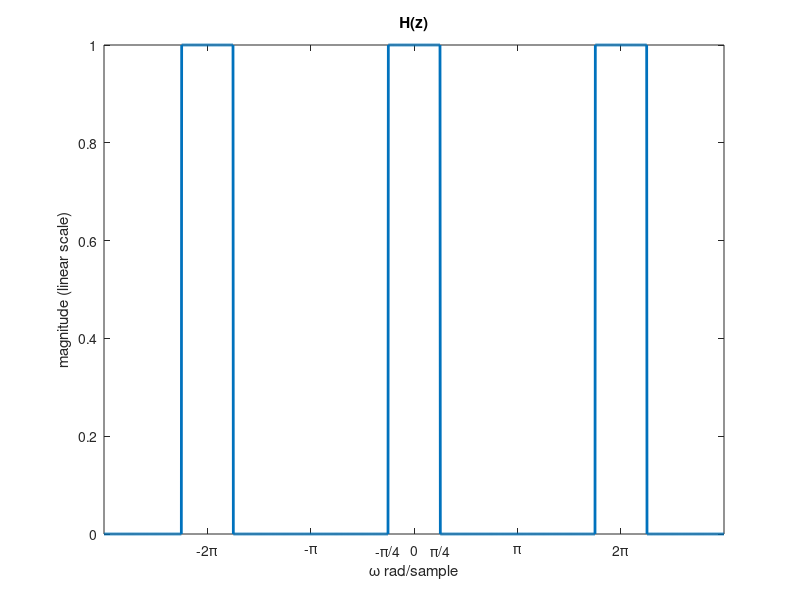
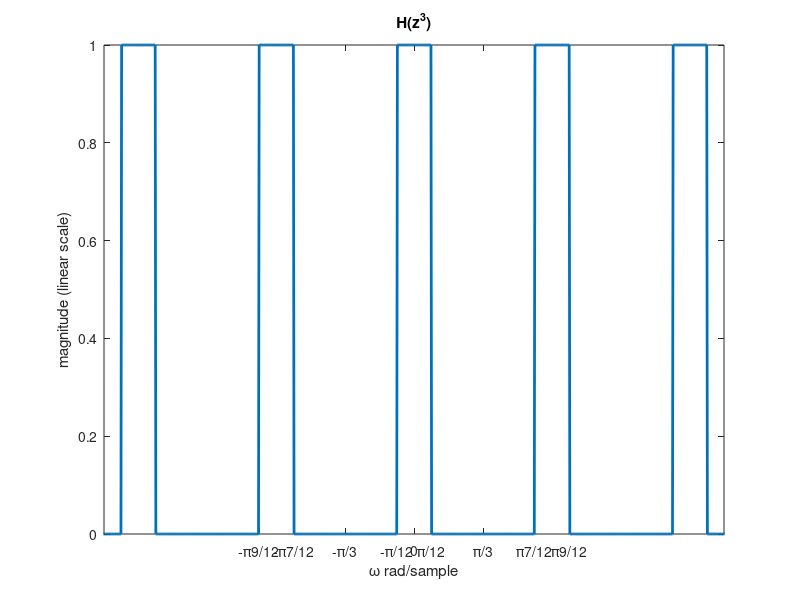
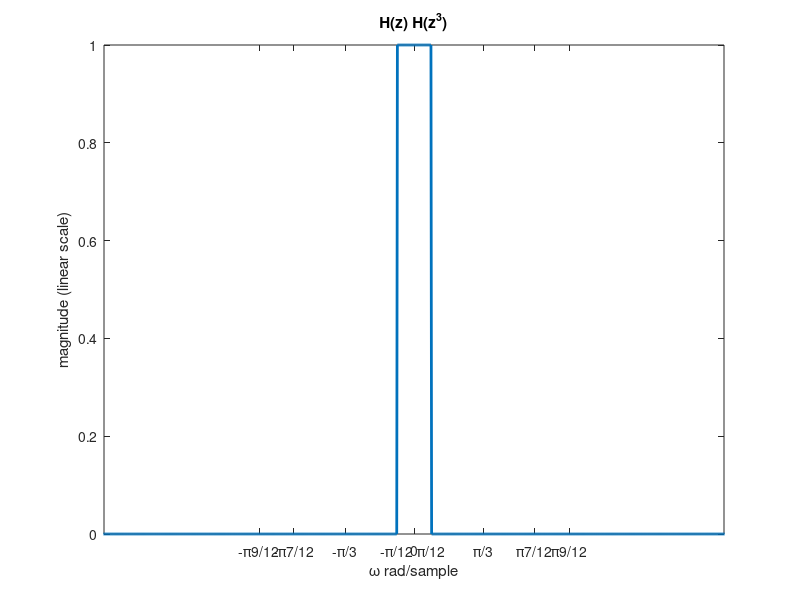
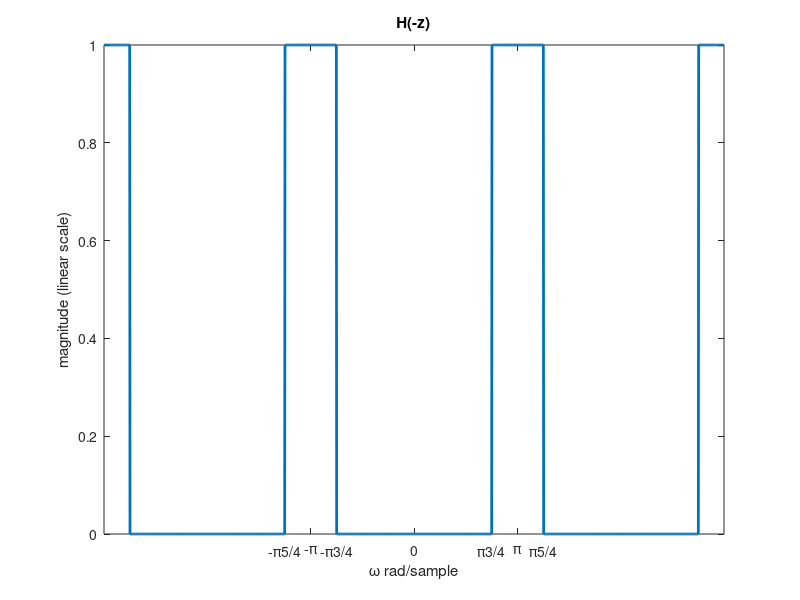

Write the MATLAB code that produced these figures, in order.
clear;
close all;

omega = -3*pi:0.01:3*pi;

% H(z)
y1 = square(omega+pi/4, 100/4)/2 + 0.5;

figure;
plot(omega, y1, 'LineWidth', 2);

set(gca,...
    'xlim', [min(omega) max(omega)],...
    'xtick', [-2*pi -pi -pi/4 0 pi/4 pi 2*pi],...
    'xticklabel', {'-2\pi' '-\pi' '-\pi/4' '0' '\pi/4' '\pi' '2\pi'});
set (gcf, 'Position', [500 500 900 420]);
title('H(z)');
xlabel('\omega rad/sample');
ylabel('magnitude (linear scale)');

% H(z^3)
y2 = square((omega+pi/12)*3, 100/12*3)/2 + 0.5;

figure;
plot(omega, y2, 'LineWidth', 2);

set(gca,...
    'xlim', [min(omega)/2 max(omega)/2],...
    'xtick', [-pi*9/12 -pi*7/12 -pi/3 -pi/12 0 pi/12 pi/3 pi*7/12 pi*9/12],...
    'xticklabel', {'-\pi9/12' '-\pi7/12' '-\pi/3' '-\pi/12' '0' '\pi/12' '\pi/3' '\pi7/12' '\pi9/12'});
set (gcf, 'Position', [500 500 900 420]);
title('H(z^3)');
xlabel('\omega rad/sample');
ylabel('magnitude (linear scale)');

% H(z) H(z^3)
figure;
plot(omega, y1 .* y2, 'LineWidth', 2);

set(gca,...
    'xlim', [min(omega)/2 max(omega)/2],...
    'xtick', [-pi*9/12 -pi*7/12 -pi/3 -pi/12 0 pi/12 pi/3 pi*7/12 pi*9/12],...
    'xticklabel', {'-\pi9/12' '-\pi7/12' '-\pi/3' '-\pi/12' '0' '\pi/12' '\pi/3' '\pi7/12' '\pi9/12'});
set (gcf, 'Position', [500 500 900 420]);
title('H(z) H(z^3)');
xlabel('\omega rad/sample');
ylabel('magnitude (linear scale)');

% H(-z)
y3 = square((omega+pi/4)+pi, 100/4)/2 + 0.5;

figure;
plot(omega, y3, 'LineWidth', 2);

set(gca,...
    'xlim', [min(omega) max(omega)],...
    'xtick', [-pi*5/4 -pi -pi*3/4 0 pi*3/4 pi pi*5/4],...
    'xticklabel', {'-\pi5/4' '-\pi' '-\pi3/4' '0' '\pi3/4' '\pi' '\pi5/4'});
set (gcf, 'Position', [500 500 900 420]);
title('H(-z)');
xlabel('\omega rad/sample');
ylabel('magnitude (linear scale)');

% H(-z) H(z^3)
figure;
plot(omega, y3 .* y2, 'LineWidth', 2);

set(gca,...
    'xlim', [min(omega) max(omega)],...
    'xtick', [-pi*5/4 -pi -pi*3/4 0 pi*3/4 pi pi*5/4],...
    'xticklabel', {'-\pi5/4' '-\pi' '-\pi3/4' '0' '\pi3/4' '\pi' '\pi5/4'});
set (gcf, 'Position', [500 500 900 420]);
title('H(-z) H(z^3)');
xlabel('\omega rad/sample');
ylabel('magnitude (linear scale)');
